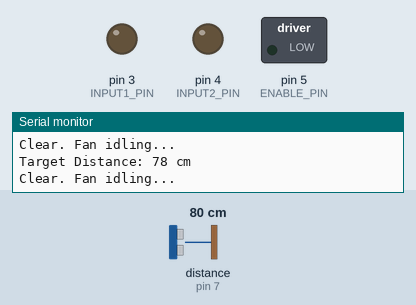
A sketch run on a simulated Arduino Uno, built with avr-gcc and run on an emulated ATmega328P. Parts: switched loads named in the sketch (green lamp = pin HIGH), output pins drawn as LEDs (lit = HIGH), the last lines printed to the serial monitor. Wiring (inferred from the names in the program): ultrasonic range finder: trigger pin 6; echo pin 7. The inputs (shaded band) are chosen by the test bench; at power-on: distance to the obstacle (sensor on pin 7) 80 cm. The echo pulse lasts 58.3 µs per cm; pins used as bus, display or sensor lines are not drawn.

Above: at 1.2 s.
1.3 s: distance to the obstacle (sensor on pin 7) set to 47 cm
2.8 s: distance to the obstacle (sensor on pin 7) set to 38 cm
At 4.0 s:
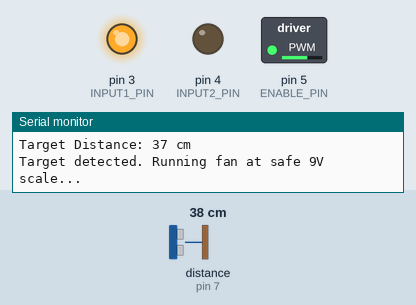
4.3 s: distance to the obstacle (sensor on pin 7) set to 120 cm
At 5.8 s:
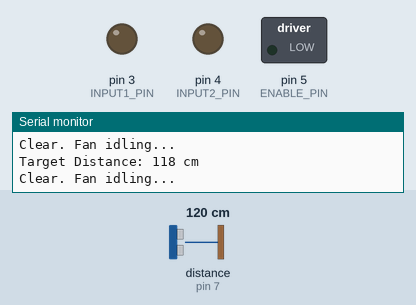
7.3 s: distance to the obstacle (sensor on pin 7) set to 2 cm
At 8.6 s:
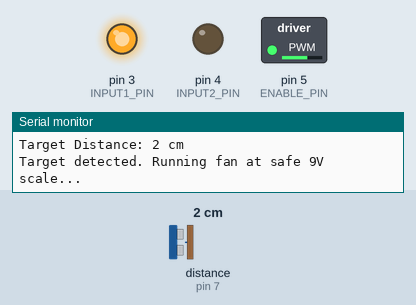
8.9 s: distance to the obstacle (sensor on pin 7) set to 60 cm
At 9.8 s:
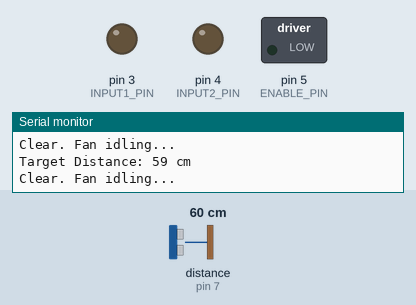
Timing chart, 0 to 11.4 s (numbered marks = the images above; inputs shaded):
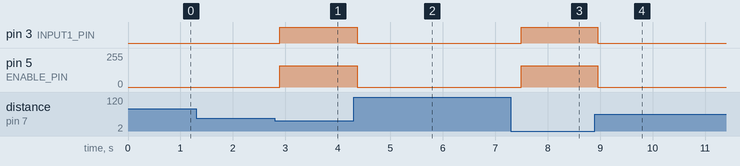

Measured:
- the behaviour switches between 42 and 41 cm on distance to the obstacle (sensor on pin 7) (found by bisection; images 0 and 1)
- after the input at 2.8 s, pin 3 (INPUT1_PIN): LOW → HIGH after 0.09 s; pin 5 (ENABLE_PIN): 0/255 → 160/255 after 0.09 s
- after the input at 4.3 s, pin 3 (INPUT1_PIN): HIGH → LOW after 0.07 s; pin 5 (ENABLE_PIN): 160/255 → 0/255 after 0.07 s
- after the input at 7.3 s, pin 3 (INPUT1_PIN): LOW → HIGH after 0.20 s; pin 5 (ENABLE_PIN): 0/255 → 160/255 after 0.20 s
- after the input at 8.9 s, pin 3 (INPUT1_PIN): HIGH → LOW after 0.05 s; pin 5 (ENABLE_PIN): 160/255 → 0/255 after 0.05 s

The sketch:

Code.ino
```cpp
// Pin configurations
#define TRIG_PIN 6
#define ECHO_PIN 7
#define ENABLE_PIN 5
#define INPUT1_PIN 3
#define INPUT2_PIN 4

// Distance threshold in centimeters
const int DISTANCE_THRESHOLD = 40;

void setup() {
  Serial.begin(9600);

  pinMode(TRIG_PIN, OUTPUT);
  pinMode(ECHO_PIN, INPUT);

  pinMode(ENABLE_PIN, OUTPUT);
  pinMode(INPUT1_PIN, OUTPUT);
  pinMode(INPUT2_PIN, OUTPUT);

  digitalWrite(INPUT1_PIN, LOW);
  digitalWrite(INPUT2_PIN, LOW);
  analogWrite(ENABLE_PIN, 0);

  Serial.println("Dual-Power Proximity Fan Initialized.");
}

void loop() {
  digitalWrite(TRIG_PIN, LOW);
  delayMicroseconds(2);

  digitalWrite(TRIG_PIN, HIGH);
  delayMicroseconds(10);
  digitalWrite(TRIG_PIN, LOW);

  long duration = pulseIn(ECHO_PIN, HIGH);

  int distance = duration * 0.034 / 2;

  if (distance > 0 && distance < 400) {
    Serial.print("Target Distance: ");
    Serial.print(distance);
    Serial.println(" cm");

    if (distance <= DISTANCE_THRESHOLD) {
      Serial.println("Target detected. Running fan at safe 9V scale...");

      digitalWrite(INPUT1_PIN, HIGH);
      digitalWrite(INPUT2_PIN, LOW);

      analogWrite(ENABLE_PIN, 160);
    }
    else {
      Serial.println("Clear. Fan idling...");

      // Turn off motor
      digitalWrite(INPUT1_PIN, LOW);
      digitalWrite(INPUT2_PIN, LOW);
      analogWrite(ENABLE_PIN, 0);
    }
  }

  delay(200);
}
```
